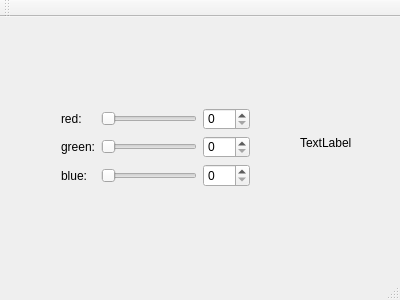
<?xml version="1.0" encoding="UTF-8"?>
<ui version="4.0">
 <class>MainWindow</class>
 <widget class="QMainWindow" name="MainWindow">
  <property name="geometry">
   <rect>
    <x>0</x>
    <y>0</y>
    <width>400</width>
    <height>300</height>
   </rect>
  </property>
  <property name="windowTitle">
   <string>MainWindow</string>
  </property>
  <widget class="QWidget" name="centralWidget">
   <widget class="QWidget" name="gridLayoutWidget">
    <property name="geometry">
     <rect>
      <x>50</x>
      <y>80</y>
      <width>211</width>
      <height>101</height>
     </rect>
    </property>
    <layout class="QGridLayout" name="gridLayout">
     <item row="2" column="0">
      <widget class="QLabel" name="labelGreen">
       <property name="text">
        <string>green:</string>
       </property>
      </widget>
     </item>
     <item row="1" column="1">
      <widget class="QSlider" name="horizontalSliderRed">
       <property name="orientation">
        <enum>Qt::Horizontal</enum>
       </property>
      </widget>
     </item>
     <item row="3" column="0">
      <widget class="QLabel" name="labelBlue">
       <property name="text">
        <string>blue:</string>
       </property>
      </widget>
     </item>
     <item row="3" column="1">
      <widget class="QSlider" name="horizontalSliderBlue">
       <property name="orientation">
        <enum>Qt::Horizontal</enum>
       </property>
      </widget>
     </item>
     <item row="1" column="0">
      <widget class="QLabel" name="labelRed">
       <property name="text">
        <string>red:</string>
       </property>
      </widget>
     </item>
     <item row="2" column="1">
      <widget class="QSlider" name="horizontalSliderGreen">
       <property name="orientation">
        <enum>Qt::Horizontal</enum>
       </property>
      </widget>
     </item>
     <item row="1" column="2">
      <widget class="QSpinBox" name="spinBoxRed">
       <property name="maximum">
        <number>255</number>
       </property>
      </widget>
     </item>
     <item row="2" column="2">
      <widget class="QSpinBox" name="spinBoxGreen">
       <property name="maximum">
        <number>255</number>
       </property>
      </widget>
     </item>
     <item row="3" column="2">
      <widget class="QSpinBox" name="spinBoxBlue">
       <property name="maximum">
        <number>255</number>
       </property>
      </widget>
     </item>
    </layout>
   </widget>
   <widget class="QLabel" name="colorLabel">
    <property name="geometry">
     <rect>
      <x>300</x>
      <y>100</y>
      <width>62</width>
      <height>51</height>
     </rect>
    </property>
    <property name="text">
     <string>TextLabel</string>
    </property>
   </widget>
  </widget>
  <widget class="QMenuBar" name="menuBar">
   <property name="geometry">
    <rect>
     <x>0</x>
     <y>0</y>
     <width>400</width>
     <height>25</height>
    </rect>
   </property>
  </widget>
  <widget class="QToolBar" name="mainToolBar">
   <attribute name="toolBarArea">
    <enum>TopToolBarArea</enum>
   </attribute>
   <attribute name="toolBarBreak">
    <bool>false</bool>
   </attribute>
  </widget>
  <widget class="QStatusBar" name="statusBar"/>
 </widget>
 <layoutdefault spacing="6" margin="11"/>
 <resources/>
 <connections>
  <connection>
   <sender>spinBoxRed</sender>
   <signal>valueChanged(int)</signal>
   <receiver>horizontalSliderRed</receiver>
   <slot>setValue(int)</slot>
   <hints>
    <hint type="sourcelabel">
     <x>226</x>
     <y>145</y>
    </hint>
    <hint type="destinationlabel">
     <x>160</x>
     <y>136</y>
    </hint>
   </hints>
  </connection>
  <connection>
   <sender>spinBoxGreen</sender>
   <signal>valueChanged(int)</signal>
   <receiver>horizontalSliderGreen</receiver>
   <slot>setValue(int)</slot>
   <hints>
    <hint type="sourcelabel">
     <x>228</x>
     <y>173</y>
    </hint>
    <hint type="destinationlabel">
     <x>191</x>
     <y>176</y>
    </hint>
   </hints>
  </connection>
  <connection>
   <sender>spinBoxBlue</sender>
   <signal>valueChanged(int)</signal>
   <receiver>horizontalSliderBlue</receiver>
   <slot>setValue(int)</slot>
   <hints>
    <hint type="sourcelabel">
     <x>225</x>
     <y>211</y>
    </hint>
    <hint type="destinationlabel">
     <x>197</x>
     <y>211</y>
    </hint>
   </hints>
  </connection>
  <connection>
   <sender>horizontalSliderRed</sender>
   <signal>valueChanged(int)</signal>
   <receiver>spinBoxRed</receiver>
   <slot>setValue(int)</slot>
   <hints>
    <hint type="sourcelabel">
     <x>153</x>
     <y>137</y>
    </hint>
    <hint type="destinationlabel">
     <x>237</x>
     <y>137</y>
    </hint>
   </hints>
  </connection>
  <connection>
   <sender>horizontalSliderBlue</sender>
   <signal>valueChanged(int)</signal>
   <receiver>spinBoxBlue</receiver>
   <slot>setValue(int)</slot>
   <hints>
    <hint type="sourcelabel">
     <x>153</x>
     <y>207</y>
    </hint>
    <hint type="destinationlabel">
     <x>237</x>
     <y>207</y>
    </hint>
   </hints>
  </connection>
  <connection>
   <sender>horizontalSliderGreen</sender>
   <signal>valueChanged(int)</signal>
   <receiver>spinBoxGreen</receiver>
   <slot>setValue(int)</slot>
   <hints>
    <hint type="sourcelabel">
     <x>153</x>
     <y>172</y>
    </hint>
    <hint type="destinationlabel">
     <x>237</x>
     <y>172</y>
    </hint>
   </hints>
  </connection>
 </connections>
</ui>
